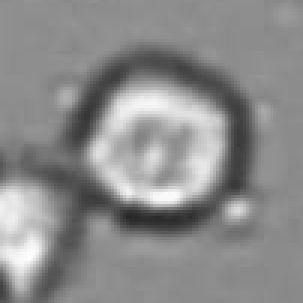
%> input picture Versuch_4_-_Bayes_Klassifikation/Good/Good1.bmp, 101 x 101 px (shown 3 times larger); its folder holds 4 pictures in this run
$ octave CellDetect.m   (GNU Octave 9; MATLAB toolbox functions it lacks are replaced by stand-ins)
%> lines starting %> are read from the running program, lines starting %| are printed output that depends on the picture
clear all;
close all;
clc;

%% Bestimme ("ideale") Zellmaske

% Beispielbilder laden und als (dreidimensionale) Matrix abspeichern
dir = './Good/';
n_img = 150;

% 150 layers mask, each layer equal to 1 "good" cell image
pos_images = [];
for im = 1:n_img
    filename = cat(2, dir, 'Good', num2str(im), '.bmp');
    if exist(filename, 'file')
        pos_images = cat(3, pos_images, im2double(imread(filename)));
%> pos_images: size 101x101 double; min 0.157, max 0.992, mean 0.547
    end
end


% Bestimmung einer "durchschnittlichen" Zelle aus den Beispielbildern
% Hinweis: imadjust kann den Kontrast in diesem Bild verbessern
    % TODO

    A = mean(pos_images,3);
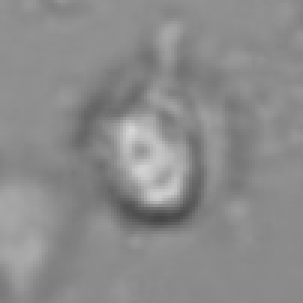
%> A: size 101x101 double (shown 3 times larger); min 0.276, max 0.842, mean 0.548
    B = imadjust(A);
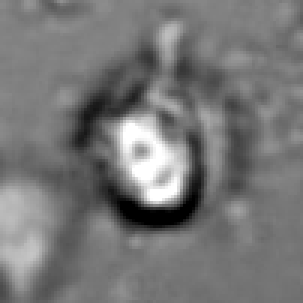
%> B: size 101x101 double (shown 3 times larger); min 0, max 1, mean 0.466
    figure(1),imshow(B);


% Histogramm bestimmen
% Befehl: imhist

    % TODO
    figure(2), imhist(B);
%> after `imhist(B)`:
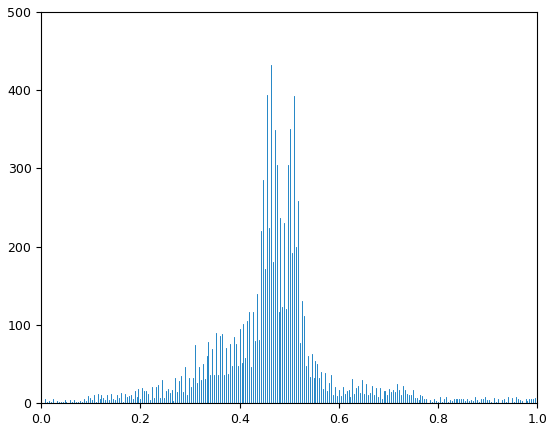
%> figure redrawn from the program's plot data; highest point at x = 0.463, y = 432


% Schwellwerte aus Histogramm bestimmen (manuell oder automatisch) und
% Zellen-Labelbild aus der Durchschnittszelle definieren, z.B.
% Wert 1 - Zellkern (helle Bereiche)
% Wert 2 - Zellwand (dunkle Bereiche)
% Wert 3 - übrige Bereiche

    % TODO
    thresh = multithresh(B,2); % Calculate two threshold levels.
    mask = imquantize(B,thresh); % Segment the image into three levels using imquantize
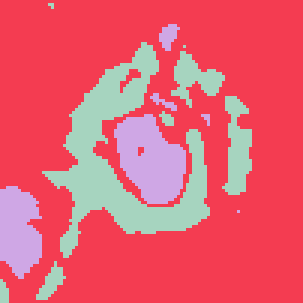
%> mask: size 101x101 double (shown 3 times larger); 3 distinct labels, from 1 to 3; one colour per label, 0 black
    rgb = label2rgb(mask);
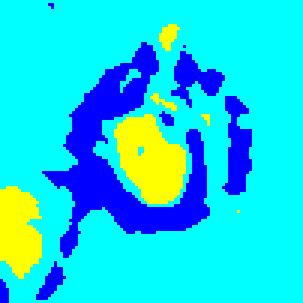
%> rgb: size 101x101x3 uint8 (shown 3 times larger); mean R, G, B 22.2, 211.5, 232.8
    figure(3),imshow(rgb);

%% Bestimmung der Verteilungsfunktionen
%  Als Merkmal wird die Differenz des mittleren Grauwerts von Zellkern und
%  Zellwand verwendet. Es wird die Annahme getroffen dieses Merkmal ist
%  normalverteilt.

%  Merkmal für die postiven Beispiele bestimmen, d.h. in jedem Beispielbild
%  wird der Mittelwert im Bereich des Zellkerns und der Zellwand bestimmt
%  und abschließend voneinander abgezogen.
%  Die entsprechenden Bereiche sind durch die definierte Zellmaske gegeben.

for it = 1:size(pos_images, 3)
    im = pos_images(:, :, it);

    % TODO
    Zellkerns_p = mean(im(mask ==1));
    Zellwand_p = mean(im(mask== 3));
    Merkmal_p (it)= abs(Zellkerns_p - Zellwand_p);

end
%> this loop made 4 passes
%> pass 2, `im = pos_images(:, :, it);`:
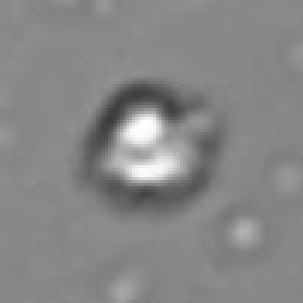
%> im: size 101x101 double (shown 3 times larger); min 0.231, max 0.996, mean 0.528
%> pass 3, `im = pos_images(:, :, it);`:
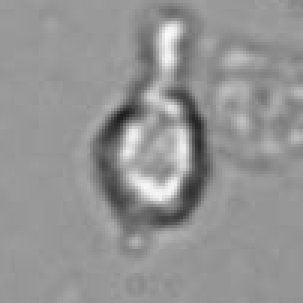
%> im: size 101x101 double (shown 3 times larger); min 0.114, max 0.984, mean 0.58

% Bestimme Mittelwert und Varianz der postiven Beispiele

    % TODO
    pd_p = fitdist(Merkmal_p','Normal');


% Merkmal für die negativen Beispiele bestimmen.
dir = './Bad/';
n_img = 460;

neg_images = [];
for im = 1:n_img
    filename = cat(2, dir, 'Bad', num2str(im), '.bmp');
    if exist(filename, 'file')
        neg_images = cat(3, neg_images, im2double(imread(filename)));
    end
end

for it = 1:size(neg_images, 3)
    im = neg_images(:, :, it);
    % TODO
    Zellkerns_n = mean(im(mask == 1));
    Zellwand_n = mean(im(mask== 3));
    Merkmal_n(it)= abs(Zellkerns_n - Zellwand_n);

end

% Bestimme Mittelwert und Varianz der negativen Beispiele

    % TODO
    pd_n  = fitdist(Merkmal_n','Normal');


%% Schwellwert für die Klassifikation bestimmen

% Verteilungen (positive und negative Beispiele) plotten

    % TODO
    xgrid = linspace(-0.1,0.7,500); %% don't fix the parameter like this
    pd_pos=pdf(pd_p,xgrid);
    pd_neg=pdf(pd_n,xgrid);
    figure(4);
    plot(xgrid,pd_pos,'r');
    hold on;
    plot(xgrid,pd_neg,'b');
    hold on;

% Schwellwert bestimmen, der eine (optimale) Trennung zwischen Zelle und
% Hintergrund auf der Basis des Merkmals angibt und im Plot markieren

    % TODO
    [a, b] = polyxpoly(xgrid,pd_pos,xgrid,pd_neg);
    x = [a, a];
    y = [0, max(pd_neg)];
    plot(x,y,'k');
    legend('good','bad');
    hold off;


%% Bild(ausschnitte) klassifizieren und gefundene Zellen markieren

% Testbild laden
img = im2double(rgb2gray(imread('CellDetectPreFreeze.jpg')));


% Bild mit einem "Sliding Window" absuchen und Zellen über die Differenz des
% mittleren Grauwerts der maskierten Zellbestandteile und den Schwellwert detektieren.
% Zur Beschleunigung ist es ausreichend, das Fenster in 5er-Schritten weiterzuschieben.

    % TODO
    [m,n]=size(img);
    img_Cell=zeros(m,n);
    for i=1:5:m-100
        for j=1:5:n-100
            im=img(i:i+100,j:j+100);
            Zellkerns_i = mean(im(mask ==1));
            Zellwand_i = mean(im(mask== 3));
            Merkmal_i = abs(Zellkerns_i - Zellwand_i);

            if Merkmal_i<=b && Merkmal_i>= a
                 img_Cell(i+50,j+50)=1;

            end
        end
    end
    [row,col] = ind2sub(size(img),find(img_Cell==1));

% Bild und gefundene Zellen darstellen

    % TODO
    figure, imshow(img);
    hold on;
    for i=1:length(row)
        plot(col(i),row(i),'r-o');
    end
    hold off;
